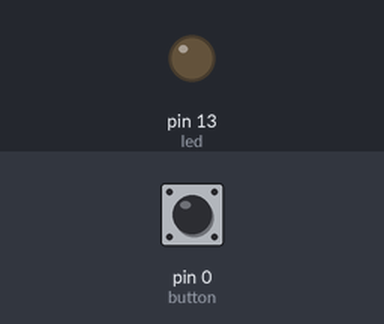
A sketch run on a simulated Arduino Uno, built with avr-gcc and run on an emulated ATmega328P. Parts: output pins drawn as LEDs (lit = HIGH). The test bench sets the inputs (shaded band); at power-on: pin 0 (button) LOW.

Above: at 1.2 s.
1.3 s: pin 0 (button) pulled HIGH for 0.15 s
At 2.2 s:
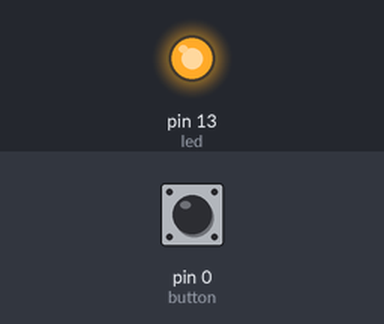
4.4 s: pin 0 (button) pulled HIGH for 1 s
At 7.3 s:
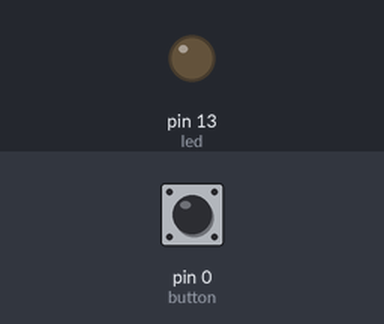
7.9 s: pin 0 (button) pulled HIGH for 3.2 s
At 8.4 s:
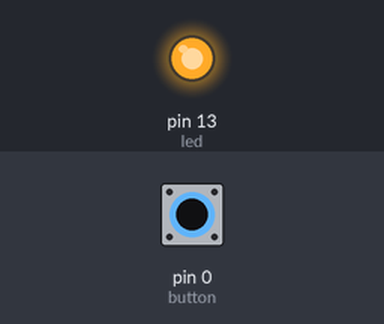
Timing chart, 0 to 13.4 s (numbered marks = the images above; inputs shaded):
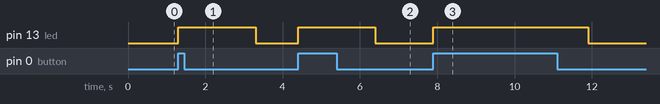

Measured:
- after the input at 1.3 s, pin 13 (led): LOW → HIGH at once, → LOW 2.0 s later
- after the input at 4.4 s, pin 13 (led): LOW → HIGH at once, → LOW 2.0 s later
- after the input at 7.9 s, pin 13 (led): LOW → HIGH at once, → LOW 4.0 s later

The sketch:

LED__BUTTON.ino
```cpp
int led =13;
int button=0;
int val;
void setup() {
  pinMode(led,OUTPUT);
  pinMode(button,INPUT);
}

void loop() {
  val=digitalRead(button);
 if ( val==HIGH){
  digitalWrite(led,HIGH);
  delay(2000);
  }
 else  digitalWrite(led,LOW);
}
```
